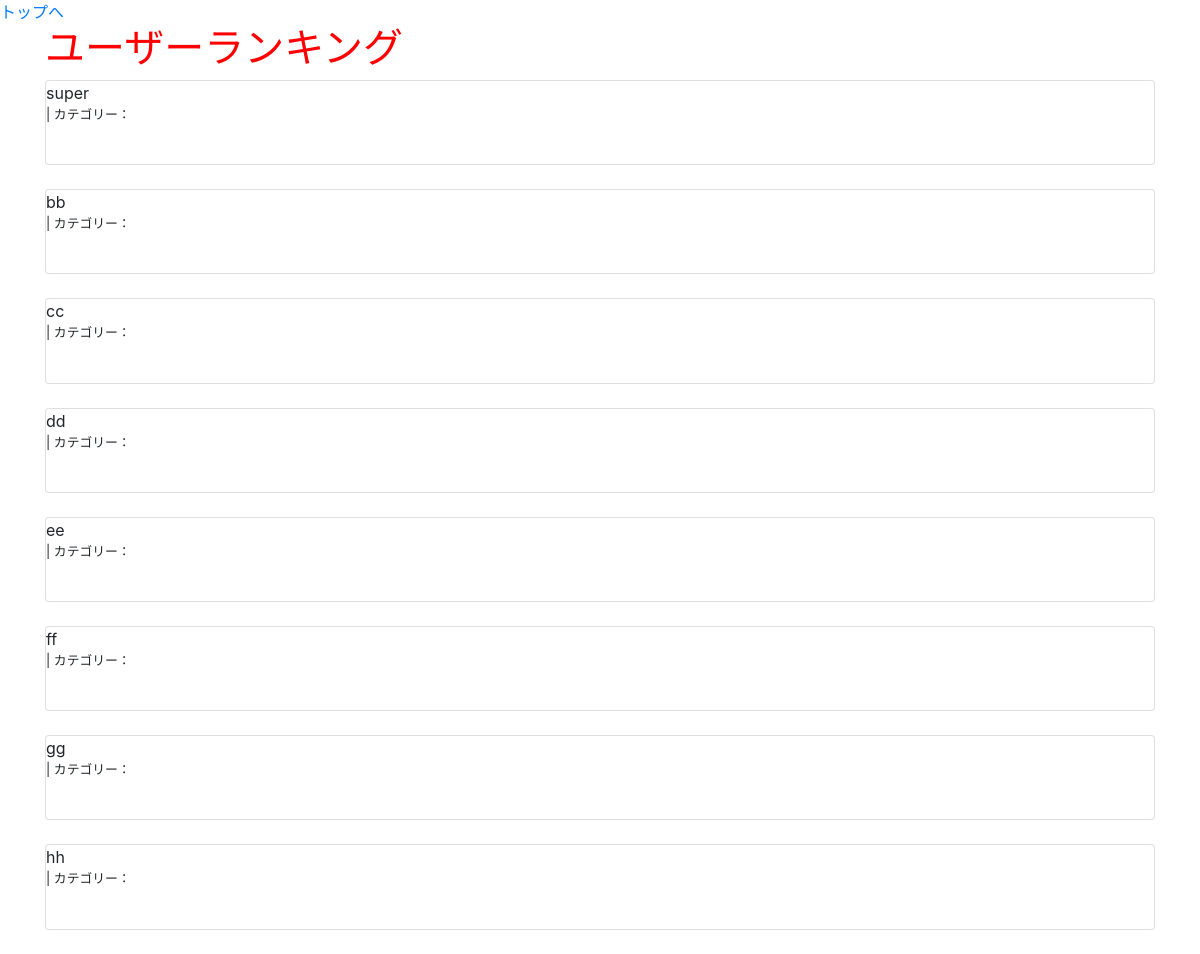
/ranking/, run on an earlier commit of the app's database.
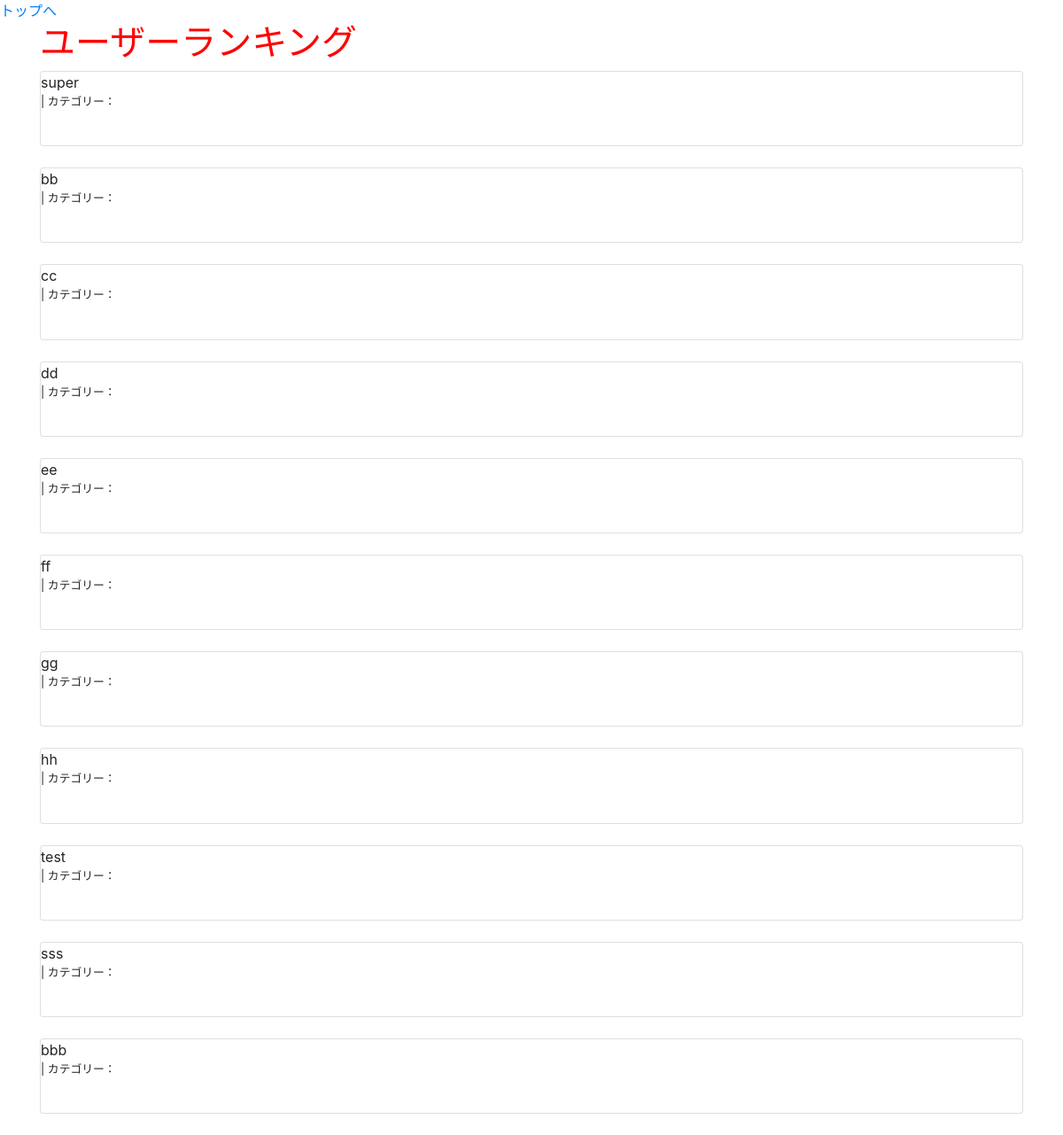
And on a later commit of the database.
### groomings/models.py (models this page shows, shortened)
class User(AbstractBaseUser, PermissionsMixin):
    username = models.CharField(max_length=150)
    email = models.EmailField(max_length=255, unique=True)
    point = models.IntegerField(default=50)
    is_active = models.BooleanField(default=True)
    is_staff = models.BooleanField(default=False) # 管理画面にログインできるかどうか
    USERNAME_FIELD = 'email' # このテーブルのレコードを一意に識別
    REQUIRED_FIELDS = ['username'] # スーパーユーザー作成時に入力する(emailとパスワードは必須だからそれ以外で)
    objects = UserManager()

### groomings/views.py (the view)
# urls.py: path(r'ranking/', views.ranking, name='ranking'), # ランキング用のページ
def ranking(request):
    users = User.objects.order_by('-point')
    return render(request, 'groomings/ranking.html',context={"users": users}) # , 'id': user_id})

### groomings/templates/groomings/ranking.html (shortened to what this page needs)
{% extends "groomings/base.html" %}
{% block content %}
  <h1>ユーザーランキング</h1>
{% for userrank in users %}
    <div class="userrank card">
      <div class="card-card-header">
        {{ userrank.username }}
      </div>
      <div class="body">
        <p class="small">{{ userrank.created_at }} | カテゴリー：{{ userrank.category }}</p>
        <br>
      </div>
    </div>
    <br>
  {% endfor %}
{% endblock %}

What changed in the data, as far as the page shows it:
added User: username "test"
added User: username "sss"
added User: username "bbb"
